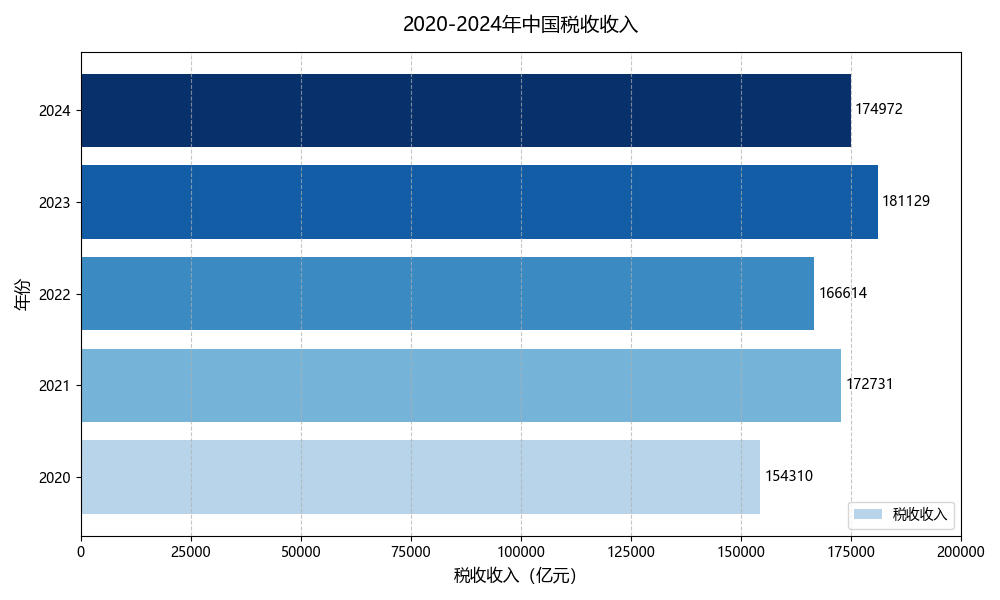

Reproduce this figure in Python.
import matplotlib.pyplot as plt
import numpy as np
import matplotlib.cm as cm  # 导入颜色映射库

# 设置中文字体（Windows 下使用微软雅黑，Linux/Mac 可能需要调整）
plt.rcParams['font.sans-serif'] = ['Microsoft YaHei']  # 微软雅黑
plt.rcParams['axes.unicode_minus'] = False  # 解决负号显示问题

# 数据
years = [2020, 2021, 2022, 2023, 2024]
cancer_cases = [154310, 172731, 166614, 181129, 174972]

# 创建颜色渐变（从蓝色到深蓝色）
colors = cm.Blues(np.linspace(0.3, 1, len(cancer_cases)))  # 生成渐变色

# 创建横向柱状图
plt.figure(figsize=(10, 6))  # 设置图表大小
bars = plt.barh(years, cancer_cases, color=colors)  # 应用渐变色

# 添加标题和标签
plt.title('2020-2024年中国税收收入', fontsize=14, pad=15)
plt.xlabel('税收收入（亿元）', fontsize=12)  # x轴改为税收收入
plt.ylabel('年份', fontsize=12)  # y轴改为年份

# 添加数据标签（在柱右侧显示数值）
for bar in bars:
    width = bar.get_width()  # 使用width替代height
    plt.text(x=width + 1000,  # 明确指定x参数
             y=bar.get_y() + bar.get_height()/2.,  # 明确指定y参数
             s=int(width),  # 明确指定文本内容s
             ha='left', va='center')  # 对齐参数

# 设置 X 轴范围（根据数据调整）
plt.xlim(0, 200000)

# 添加图例
plt.legend(['税收收入'], loc='lower right')  # 图例位置

# 显示网格（改为x轴方向的虚线）
plt.grid(axis='x', linestyle='--', alpha=0.7)  # 改为axis='x'

# 调整布局
plt.tight_layout()

# 显示图表
plt.show()
